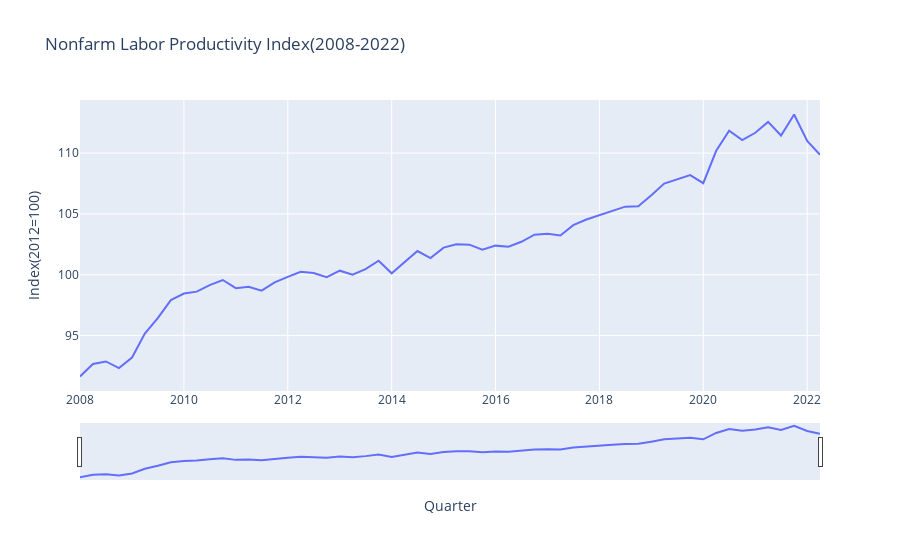

Notebook source saved alongside this figure:
### Code cell
fig6 = go.Figure()

fig6.add_trace(go.Line(x=g_index[0], y=g[0], name='Nonfarm Labor Productivity Index'))

fig6.update_layout(title_text = 'Nonfarm Labor Productivity Index(2008-2022)', xaxis_title='Quarter', yaxis_title='Index(2012=100)',
                  xaxis=dict(rangeslider=dict(visible=True)))

fig6.show()
